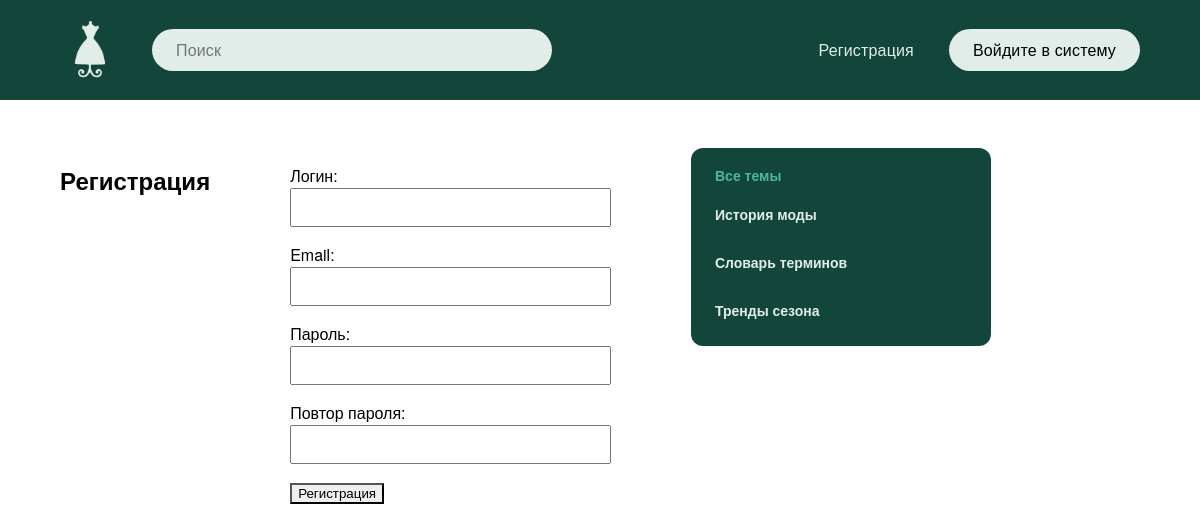
Screenshot of /register/ with the database file from the repository.
### blog/models.py (models this page shows, shortened)
class Topic(models.Model):
    name = models.CharField(max_length=200, verbose_name='Тема')
    slug = models.SlugField(max_length=200, unique=True, verbose_name='URL')
    def get_absolute_url(self):
        return reverse('top', kwargs={'top_slug': self.slug})
    class Meta:
        verbose_name = 'Тема'
        verbose_name_plural = 'Темы'

### blog/views.py (the view, shortened to what this page needs)
# urls.py: path('register/', RegisterUser.as_view(), name='register'),
class RegisterUser(DataMixin, CreateView):
    form_class = RegisterUserForm
    template_name = 'blog/register.html'
    success_url = reverse_lazy('login')
    def get_context_data(self, *, object_list=None, **kwargs):
        context = super().get_context_data(**kwargs)
        t_def = self.get_user_context(title='Регистрация')
        return dict(list(context.items()) + list(t_def.items()))

### blog/forms.py
class RegisterUserForm(UserCreationForm):
    username = forms.CharField(label='Логин', widget=forms.TextInput(attrs={'class': 'form-input'}))
    email = forms.EmailField(label='Email', widget=forms.TextInput(attrs={'class': 'form-input'}))
    password1 = forms.CharField(label='Пароль', widget=forms.PasswordInput(attrs={'class': 'form-input'}))
    password2 = forms.CharField(label='Повтор пароля', widget=forms.PasswordInput(attrs={'class': 'form-input'}))
    class Meta:
        model = User
        fields = ('username', 'email', 'password1', 'password2')

### blog/utils.py (called while the page is built)
    def get_user_context(self, **kwargs):
        context = kwargs
        topics = Topic.objects.annotate(Count('blog'))
        context['topics'] = topics
        if 'topic_selected' not in context:
            context['topic_selected'] = 0
        return context

### blog/templates/blog/register.html (shortened to what this page needs)
{% extends 'blog/base.html' %}
{% block content %}
<h2>{{ title }}</h2>
<form method="post">
    {{ form.as_p }}
    <button>Регистрация</button>
</form>
{% endblock %}

### blog/templates/blog/base.html (shortened to what this page needs)
<!doctype html>
{% load static %}
<html lang="ru">
  <head>
    <link rel="stylesheet" href="{% static 'css/style.css' %}">
  </head>
  <body>
    {% include 'blog/navbar.html' %}
    <main class="main">
	<div class="container">
		<div class="main__wrapper">
        {% block content %}
        {% endblock %}
        <div class="sidebar">
          <div class="categories">
                  <ul class="categories__list">
                    {% if topic_selected == 0 %}
                      <li class="selected__item">Все темы</li>
                    {% else %}
                      <li class="categories__item"><a href="{% url 'index' %}">Все темы</a></li>
                    {% endif %}
                    {% for t in topics %}
                        {% if t.blog__count > 0 %}
                            {% if t.pk == topic_selected %}
                                <li class="selected__item">{{ t.name }}</li>
                            {% else %}
                                <li class="categories__item"><a href="{{ t.get_absolute_url }}">{{ t.name }}</a></li>
                            {% endif %}
                      {% endif %}
                    {% endfor%}
                  </ul>
            </div>
            </div>
        </div>
	</div>
</main>
</body>
</html>

### blog/static/css/style.css (style rules this page uses)
*, *::before, *::after { box-sizing: border-box; }
html, body { margin: 0; padding: 0; }
html { font-family: 'Helvetica Neue', 'Arial', sans-serif; font-style: normal; font-weight: 400; font-size: 16px; line-height: 24px; color: black; background-color: #FFFFFF; -webkit-font-smoothing: antialiased; -moz-osx-font-smoothing: grayscale; text-rendering: optimizeLegibility; }
body { width: 100%; height: 100%; background-color: white; }
a { color: black; text-decoration: none; }
button, [type='button'], [type='reset'], [type='submit'] { appearance: none; }
.container { max-width: 1920px; margin: 0 auto; padding: 0 60px; }
.main__wrapper { position: relative; display: flex; gap: 80px; margin-top: 48px; margin-bottom: 48px; }
.sidebar { width: 300px; }
.categories__list { display: grid; grid-template-columns: 1fr; gap: 12px; list-style: none; margin: 0; background-color: #12463A; padding: 12px 0; border-radius: 12px; }
.categories__item { margin-right: 28px; margin-bottom: 12px; }
.selected__item, .categories__item a { font-family: 'Helvetica Neue', 'Arial', sans-serif; font-weight: 700; font-size: 14px; line-height: 20px; padding: 5px 24px; }
.categories__item a { color: #E2EDE9; }
.selected__item { color: #4BB79E; }
.form-input, #id_username, #id_password { width: 100%; padding: 10px; box-sizing: border-box; }

### rows the page displays
Topic: name "История моды"
Topic: name "Словарь терминов"
Topic: name "Тренды сезона"

### other values shown
{{ title }} "Регистрация"
